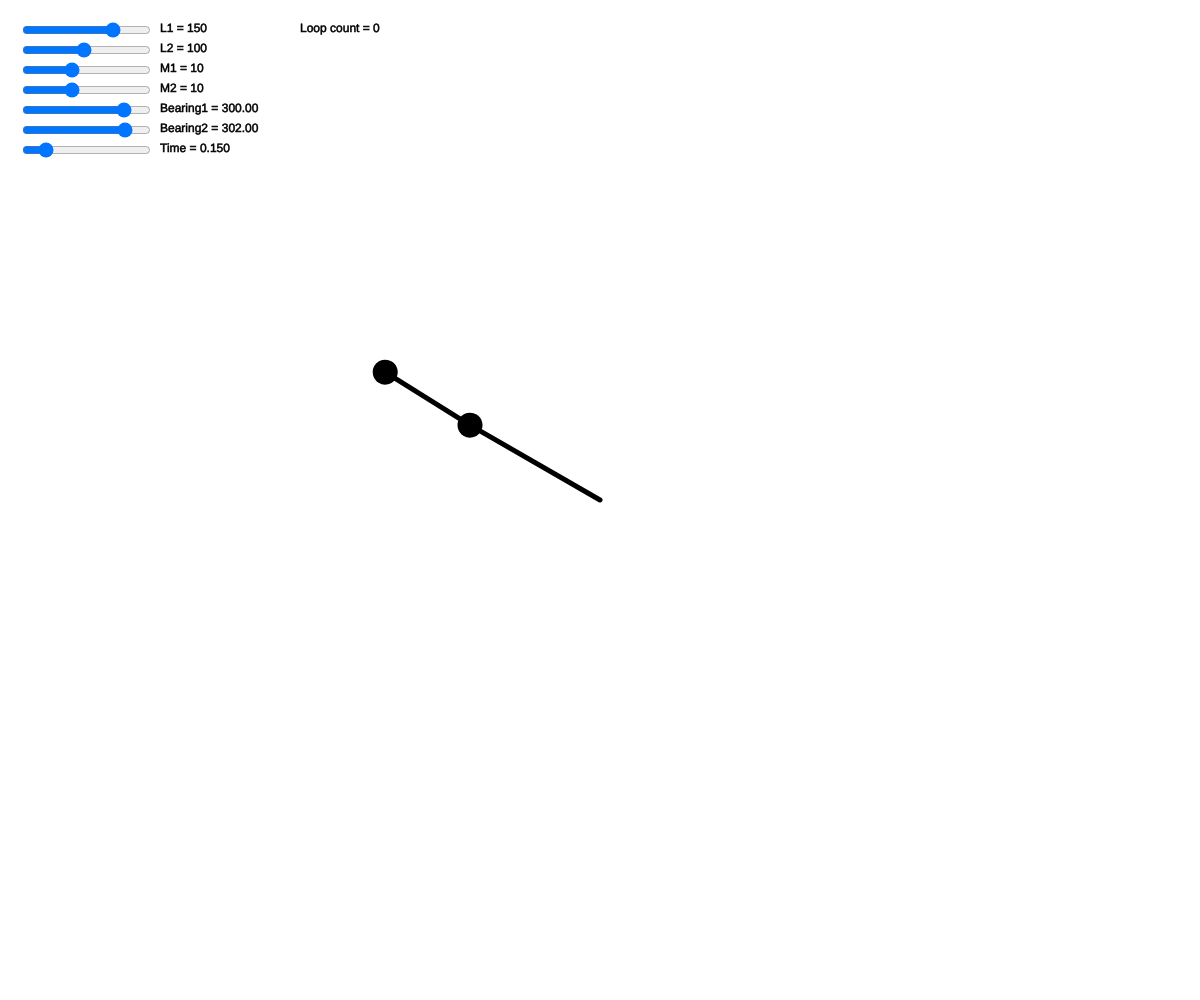
Frame 1 (no input)
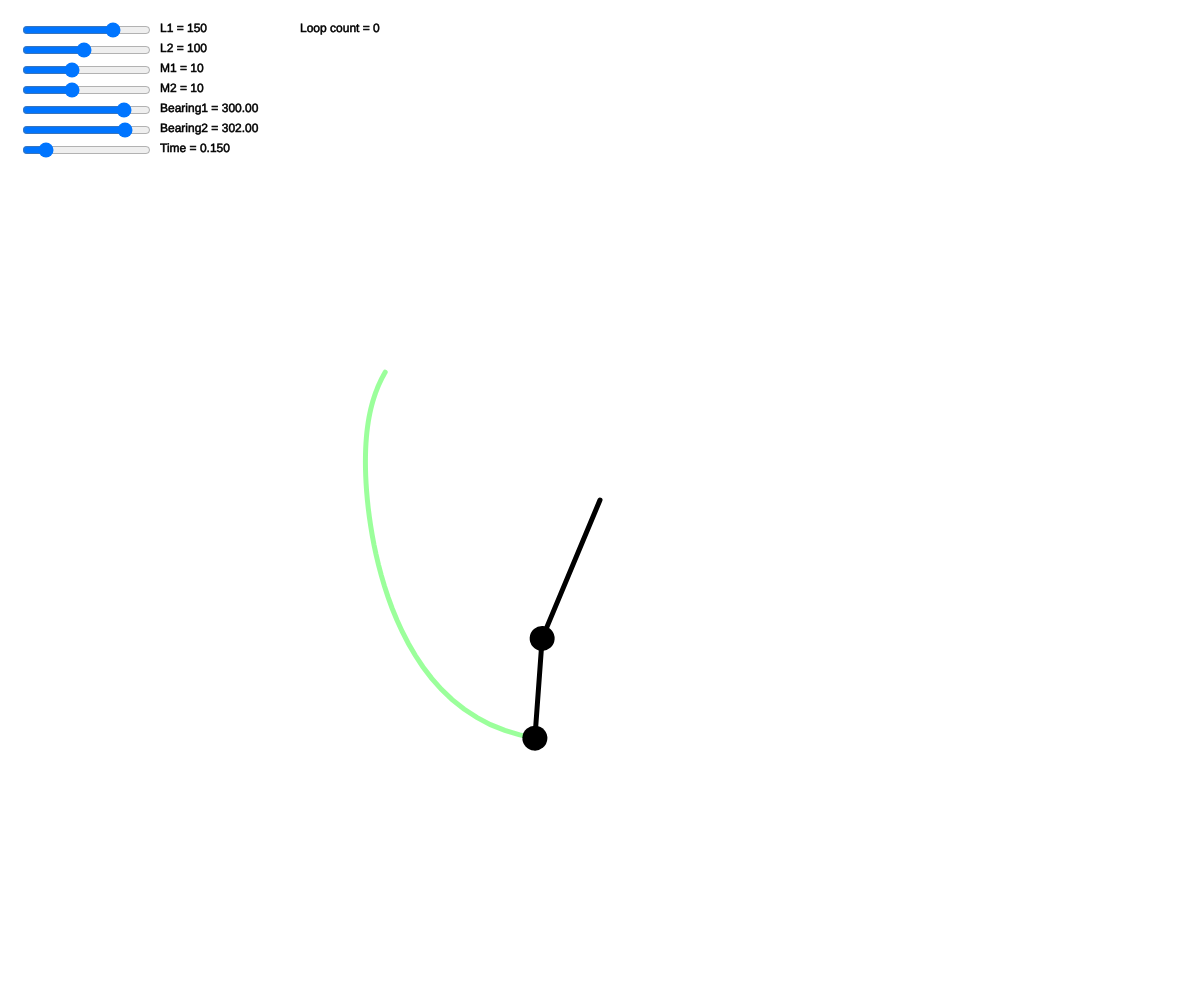
Frame 60 (no input)
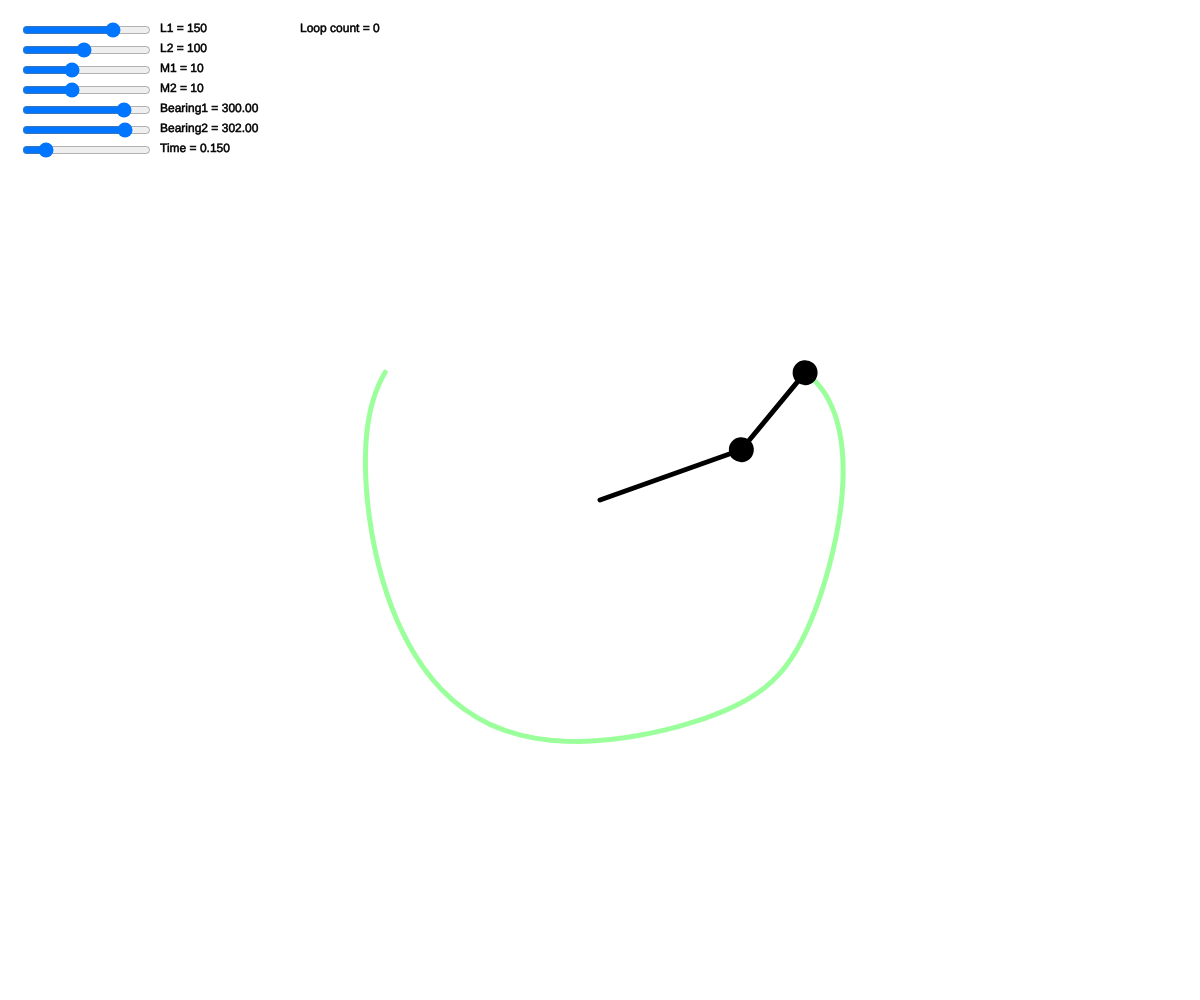
Frame 120 (the mouse pressed at the canvas centre since frame 60)

The p5.js sketch that drew these frames (run headless with seeded random() and noise() and a simulated clock; from frame 60 on, the mouse is pressed at the canvas centre):

// p5.js sketch
// ── sketch.js
// http://scienceworld.wolfram.com/physics/DoublePendulum.html
// https://en.wikipedia.org/wiki/Double_pendulum
// http://www.physicsandbox.com/projects/double-pendulum.html

// NEED TO SYNCHRONISE THIS VERSION WITH WEB VERSION AND THEN WORK ON RADIANS IMPLEMENTATION

var maxPointsLength = 1000;

function setup() {
  createCanvas(windowWidth, windowHeight);

  l1Slider = createSlider(10, 200, 150, 0.1);
  l1Slider.position(20, 20);

  l2Slider = createSlider(10, 200, 100, 0.1);
  l2Slider.position(20, 40);

  m1Slider = createSlider(1, 25, 10, 0.1);
  m1Slider.position(20, 60);

  m2Slider = createSlider(1, 25, 10, 0.1);
  m2Slider.position(20, 80);

  // Bearing1Slider = createSlider(0, 360, 60, 0.1);
  Bearing1Slider = createSlider(0, 360, 300, 0.1);
  Bearing1Slider.position(20, 100);

  // Bearing2Slider = createSlider(0, 360, 146, 0.1);
  Bearing2Slider = createSlider(0, 360, 302, 0.1);
  Bearing2Slider.position(20, 120);

  timeSlider = createSlider(0.01, 1, 0.15, 0.001);
  timeSlider.position(20, 140);

  reset();
}

function reset() {
  // Initialise all values
  g = 9.81;
  l1 = l1Slider.value();
  l2 = l2Slider.value();
  m1 = m1Slider.value();
  m2 = m2Slider.value();
  time = timeSlider.value();
  Theta1 = Bearing1Slider.value() * (2 * PI / 360) - PI;
  Theta2 = Bearing2Slider.value() * (2 * PI / 360) - PI;

  dTheta1 = 0;
  dTheta2 = 0;
  d2Theta1 = 0;
  d2Theta2 = 0;

  paused = false;
  points = [];

  loopCounter = 0;
  looped = false;
  timeSteps = 0;
}

function keyPressed() {
  if (keyCode == 13) {
    reset();
  }
  if (keyCode == 32) {
    paused ^= true;
  }
}

function draw() {
  background(255);

  // Draw text for sliders
  strokeWeight(0.5);
  stroke(0);
  fill(0);
  text("L1 = " + l1Slider.value().toFixed(0), 160, 32);
  text("L2 = " + l2Slider.value().toFixed(0), 160, 52);
  text("M1 = " + m1Slider.value().toFixed(0), 160, 72);
  text("M2 = " + m2Slider.value().toFixed(0), 160, 92);
  text("Bearing1 = " + Bearing1Slider.value().toFixed(2), 160, 112);
  text("Bearing2 = " + Bearing2Slider.value().toFixed(2), 160, 132);
  text("Time = " + timeSlider.value().toFixed(3), 160, 152);
  text("Loop count = " + loopCounter, 300, 32);

  if (looped) {
    text("Time steps to loop = " + timeStepsToLoop, 300, 52);
    text("Time to loop = " + (timeStepsToLoop * time).toFixed(1), 300, 72);
  }

  if (!paused) {
    // Update angles of pendulums
    prevTheta2 = Theta2;
    mu = 1 + (m1 / m2);
    d2Theta1 = (g * (sin(Theta2) * cos(Theta1 - Theta2) - mu * sin(Theta1)) - (l2 * dTheta2 * dTheta2 + l1 * dTheta1 * dTheta1 * cos(Theta1 - Theta2)) * sin(Theta1 - Theta2)) / (l1 * (mu - cos(Theta1 - Theta2) * cos(Theta1 - Theta2)));
    d2Theta2 = (mu * g * (sin(Theta1) * cos(Theta1 - Theta2) - sin(Theta2)) + (mu * l1 * dTheta1 * dTheta1 + l2 * dTheta2 * dTheta2 * cos(Theta1 - Theta2)) * sin(Theta1 - Theta2)) / (l2 * (mu - cos(Theta1 - Theta2) * cos(Theta1 - Theta2)));
    dTheta1 += d2Theta1 * time;
    dTheta2 += d2Theta2 * time;
    Theta1 += dTheta1 * time;
    Theta2 += dTheta2 * time;

    // If line is longer than maxPointsLength, splice the first points vector in array
    if (points.length > maxPointsLength) {
      points.splice(0, 1);
    }
    // Push the current end point to the points array
    currentX = width / 2 - (l1 * sin(Theta1) + l2 * sin(Theta2));
    currentY = height / 2 + l1 * cos(Theta1) + l2 * cos(Theta2);
    points.push(createVector(currentX, currentY));

    // Test to see if bottom pendulum has looped
    prevRotatedPendulum2Bearing = (prevTheta2 * 360 / (2 * PI)) % 360;
    rotatedPendulum2Bearing = (Theta2 * 360 / (2 * PI)) % 360;

    // test to see if bearing crosses 180
    if (prevRotatedPendulum2Bearing < 180  && rotatedPendulum2Bearing > 180 && prevRotatedPendulum2Bearing > 100) {
      loopCounter++;
      if (!looped) {
        looped = true;
        timeStepsToLoop = timeSteps;
      }
    }

    if (prevRotatedPendulum2Bearing > -180  && rotatedPendulum2Bearing < -180 && prevRotatedPendulum2Bearing < -100) {
      loopCounter++;
      if (!looped) {
        looped = true;
        timeStepsToLoop = timeSteps;
      }
    }
  }


  // Draw coloured line
  strokeWeight(5);
  stroke(0, 255, 0, 100);
  noFill();
  beginShape()
  for (i in points) {
    vertex(points[i].x, points[i].y);
  }
  endShape();

  // Draw pendulum lines
  translate(width / 2, height / 2);
  stroke(0);
  rotate(Theta1);
  line(0, 0, 0, l1);
  translate(0, l1);
  rotate(Theta2 - Theta1);
  line(0, 0, 0, l2);
  strokeWeight(map(m1, 0, 10, 10, 25));
  point(0, 0);
  strokeWeight(map(m2, 0, 10, 10, 25));
  point(0, l2);

  timeSteps++;

}
